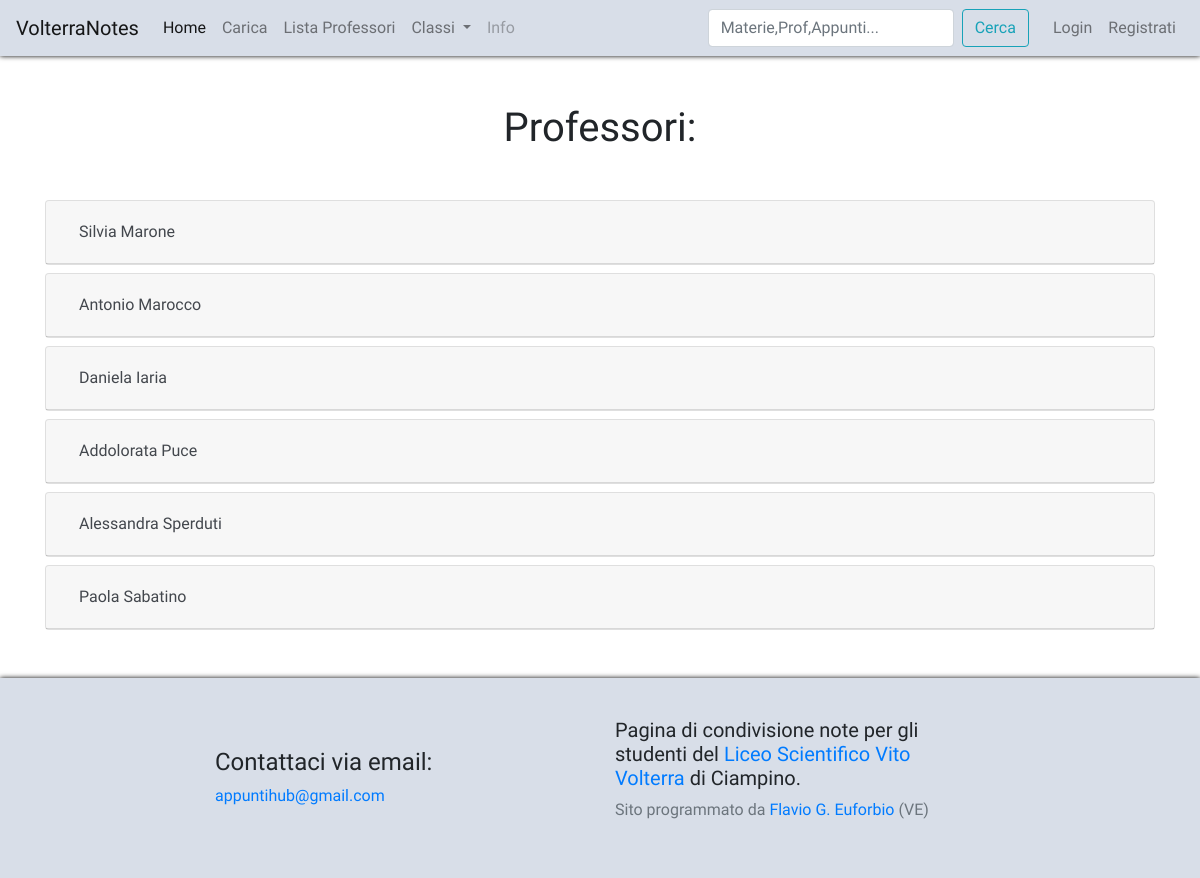
The app's page /notes/profs/ with its own data.
### content/models.py (models this page shows, shortened)
class Professore(models.Model):
    nome = models.CharField(max_length=60)
    cognome = models.CharField(max_length=60)
    materie = models.ManyToManyField(Materia)
    classi = models.ManyToManyField(Classe, blank=True, related_name="profs")
    class Meta:
        verbose_name = "Professore"
        verbose_name_plural = "Professori"

### content/views.py (the view)
# urls.py: path("profs/", ProfessoriLista.as_view(), name="professori"),
class ProfessoriLista(ListView):
    model = Professore
    paginate_by = 25
    template_name = "professori_lista.html"

### content/models.py (called while the page is built)
    def __str__(self):
        return self.nome

### content/templates/professori_lista.html (shortened to what this page needs)
{% extends 'base.html' %}
{% block content %}
  <h1 align="center">Professori:</h1>
  <div class="accordion mt-5" id="accordionExample">
    {% for prof in object_list %}
      <div class="card mt-2">
        <div class="card-header" id="heading{{forloop.counter}}">
          <h2 class="mb-0">
            <button style="text-decoration: none; color: #43474d;" class="btn btn-link btn-block text-left" type="button" data-toggle="collapse" data-target="#collapse{{forloop.counter}}" aria-expanded="true" aria-controls="collapse{{forloop.counter}}">
              {{prof.nome}} {{prof.cognome}}
            </button>
          </h2>
        </div>
      </div>
    {% endfor %}
  </div>
{% endblock content %}

### templates/base.html (style rules this page uses)
body { font-family: 'Ubuntu', sans-serif; }

### records on screen
Professore: nome "Silvia", cognome "Marone"
Professore: nome "Antonio", cognome "Marocco"
Professore: nome "Daniela", cognome "Iaria"
Professore: nome "Addolorata", cognome "Puce"
Professore: nome "Alessandra", cognome "Sperduti"
Professore: nome "Paola", cognome "Sabatino"
